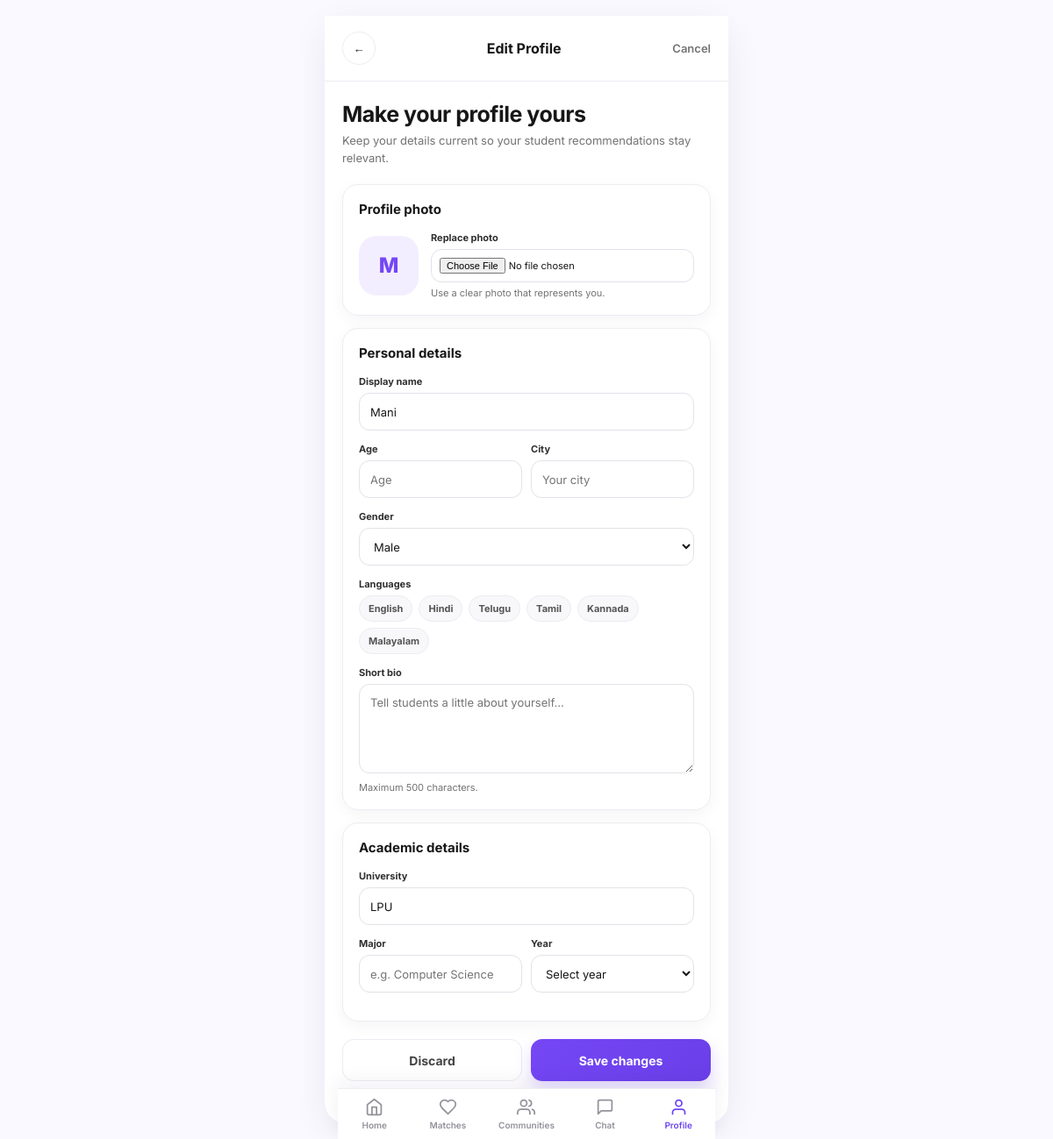
/profiles/edit/ (signed in), run on an earlier commit of the app's database.
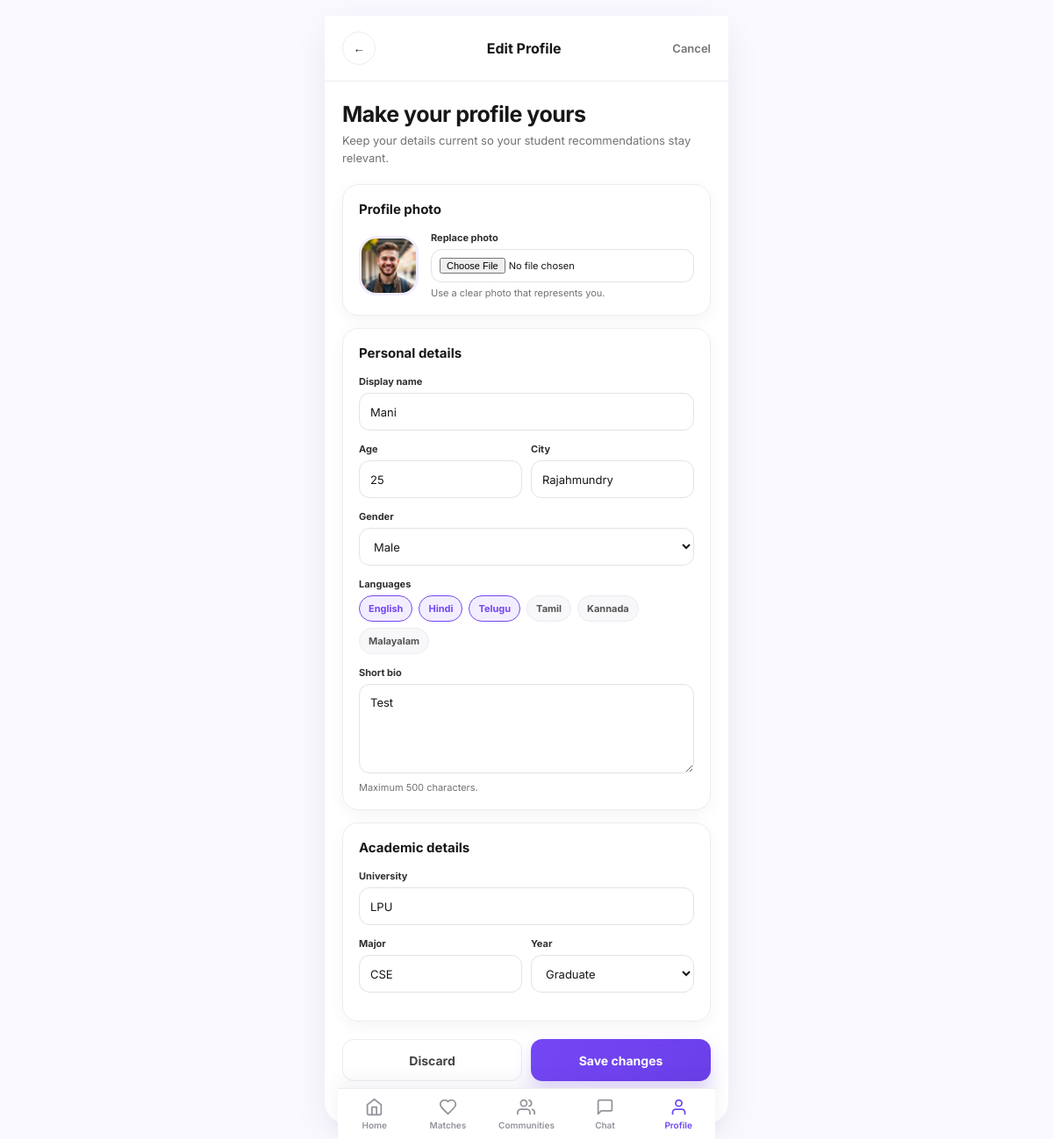
And on a later commit of the database.
### accounts/models.py (models this page shows, shortened)
class User(AbstractUser):
    id = models.UUIDField(primary_key=True, default=uuid.uuid4, editable=False)
    username = None  # Not used; authentication via email
    email = models.EmailField('Email Address', unique=True)
    first_name = models.CharField('First Name', max_length=150, blank=True)
    last_name = models.CharField('Last Name', max_length=150, blank=True)
    is_verified = models.BooleanField('Verified', default=False)
    created_at = models.DateTimeField(auto_now_add=True)
    updated_at = models.DateTimeField(auto_now=True)
    USERNAME_FIELD = 'email'
    REQUIRED_FIELDS = ['first_name', 'last_name']
    objects = UserManager()
    class Meta:
        db_table = 'accounts_user'
        ordering = ['-created_at']

### profiles/models.py (models this page shows, shortened)
class Profile(models.Model):
    id = models.UUIDField(primary_key=True, default=uuid.uuid4, editable=False)
    user = models.OneToOneField(settings.AUTH_USER_MODEL, on_delete=models.CASCADE, related_name='profile')
    university = models.CharField(max_length=200, blank=True)
    major = models.CharField(max_length=200, blank=True)
    year = models.CharField(max_length=50, blank=True)
    age = models.PositiveSmallIntegerField(null=True, blank=True)
    city = models.CharField(max_length=100, blank=True)
    gender = models.CharField(max_length=40, blank=True)
    languages = models.CharField(max_length=300, blank=True)
    bio = models.TextField(blank=True, max_length=500)
    interests = models.CharField(max_length=300, blank=True)
    photo = models.ImageField(upload_to='profiles/', blank=True, null=True)
    is_public = models.BooleanField(default=True)
    questionnaire_completed = models.BooleanField(default=False)
    created_at = models.DateTimeField(auto_now_add=True)
    updated_at = models.DateTimeField(auto_now=True)
    class Meta:
        db_table = 'profiles_profile'

### profiles/views.py (the view)
# urls.py: path('edit/', edit_profile, name='edit_profile'),
@login_required
def edit_profile(request):
    profile, _ = Profile.objects.get_or_create(user=request.user)
    if request.method == 'POST':
        form = ProfileSetupForm(request.POST, request.FILES, instance=profile, user=request.user)
        if form.is_valid():
            form.save()
            if not profile.is_public:
                profile.is_public = True
                profile.save(update_fields=('is_public', 'updated_at'))
            messages.success(request, 'Your profile changes have been saved.')
            return redirect('profiles:my_profile')
    else:
        form = ProfileSetupForm(instance=profile, user=request.user)
    return render(request, 'profiles/edit_profile.html', {
        'form': form,
        'profile': profile,
        'profile_pct': get_profile_completion(request.user),
    })

### profiles/services.py (called while the page is built, shortened)
def get_profile_strength(user):
    profile = getattr(user, 'profile', None)
    fields = [
        ('Age', profile.age),
        ('City', profile.city),
        ('Gender', profile.gender),
        ('Languages', profile.languages),
        ('Profile Photo', profile.photo),
        ('Bio', profile.bio),
        ('University', profile.university),
        ('Major', profile.major),
        ('Year', profile.year),
        ('Interests', profile.interests),
    ]
    completed = [label for label, value in fields if value and str(value).strip()]
    missing = [label for label, value in fields if not value or not str(value).strip()]
    return {
        'profile_strength': int(round(len(completed) / len(fields) * 100)),
        'completed_fields': len(completed),
        'total_fields': len(fields),
        'missing_fields': missing,
    }

def get_profile_completion(user):
    return get_profile_strength(user)['profile_strength']

### templates/profiles/edit_profile.html (shortened to what this page needs)
<!doctype html>
<html lang="en">
<head>
</head>
<body><div class="app">
  <header><a class="back" href="{% url 'profiles:my_profile' %}" aria-label="Back">←</a><h1>Edit Profile</h1><a class="cancel" href="{% url 'profiles:my_profile' %}">Cancel</a></header>
  <main>
    <section class="intro"><h2>Make your profile yours</h2><p>Keep your details current so your student recommendations stay relevant.</p></section>
    <form method="post" enctype="multipart/form-data" novalidate>
      <section class="card"><h3>Profile photo</h3><div class="avatar-row">{% if profile.photo %}<img class="avatar" src="{{ profile.photo.url }}" alt="Current profile photo">{% else %}<div class="placeholder">{{ request.user.first_name|default:request.user.email|slice:":1"|upper }}</div>{% endif %}<div class="file"><label for="id_photo">Replace photo</label><input id="id_photo" name="photo" type="file" accept="image/*"><small>Use a clear photo that represents you.</small></div></div>{% if form.photo.errors %}<div class="error">{{ form.photo.errors.0 }}</div>{% endif %}</section>
      <section class="card"><h3>Personal details</h3><div class="field"><label for="{{ form.display_name.id_for_label }}">Display name</label>{{ form.display_name }}{% if form.display_name.errors %}<div class="error">{{ form.display_name.errors.0 }}</div>{% endif %}</div><div class="row"><div class="field"><label for="{{ form.age.id_for_label }}">Age</label>{{ form.age }}</div><div class="field"><label for="{{ form.city.id_for_label }}">City</label>{{ form.city }}</div></div><div class="field"><label for="{{ form.gender.id_for_label }}">Gender</label>{{ form.gender }}</div><div class="field"><label>Languages</label><div class="chips">{% for checkbox in form.languages %}<div class="chip">{{ checkbox.tag }}<label for="{{ checkbox.id_for_label }}">{{ checkbox.choice_label }}</label></div>{% endfor %}</div></div><div class="field"><label for="{{ form.bio.id_for_label }}">Short bio</label>{{ form.bio }}<p class="help">Maximum 500 characters.</p></div></section>
      <section class="card"><h3>Academic details</h3><div class="field"><label for="{{ form.university.id_for_label }}">University</label>{{ form.university }}</div><div class="row"><div class="field"><label for="{{ form.major.id_for_label }}">Major</label>{{ form.major }}</div><div class="field"><label for="{{ form.year.id_for_label }}">Year</label>{{ form.year }}</div></div></section>
      <div class="actions"><a class="btn discard" href="{% url 'profiles:my_profile' %}">Discard</a><button class="btn save" type="submit">Save changes</button></div>
    </form>
  </main>
</div>{% include 'includes/bottom_nav.html' with active_nav='profile' %}</body>
</html>

What changed in the data, as far as the page shows it:
no longer on this page (row edited): User: user.first_name "M"
changed Profile "Male": photo: picture added; age (not shown) → "25"; city (not shown) → "Rajahmundry"; bio (not shown) → "Test"; major (not shown) → "CSE"; year "Select year" → "Graduate"; photo empty → "profiles/match-3.jpg" (drawn)
